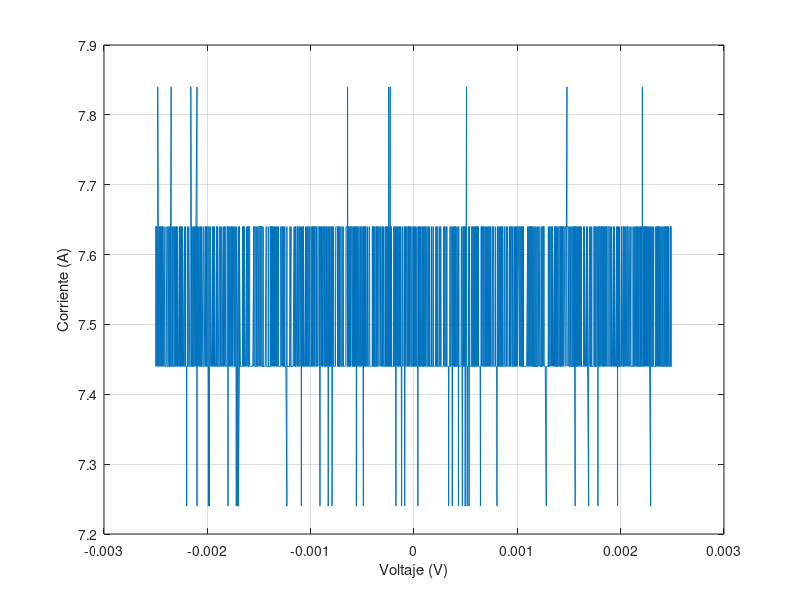

The MATLAB source for this figure:
t=[-2.50E-03
-2.50E-03
-2.50E-03
-2.49E-03
-2.49E-03
-2.49E-03
-2.49E-03
-2.48E-03
-2.48E-03
-2.48E-03
-2.48E-03
-2.47E-03
-2.47E-03
-2.47E-03
-2.47E-03
-2.46E-03
-2.46E-03
-2.46E-03
-2.46E-03
-2.45E-03
-2.45E-03
-2.45E-03
-2.45E-03
-2.44E-03
-2.44E-03
-2.44E-03
-2.44E-03
-2.43E-03
-2.43E-03
-2.43E-03
-2.43E-03
-2.42E-03
-2.42E-03
-2.42E-03
-2.42E-03
-2.41E-03
-2.41E-03
-2.41E-03
-2.41E-03
-2.40E-03
-2.40E-03
-2.40E-03
-2.40E-03
-2.39E-03
-2.39E-03
-2.39E-03
-2.39E-03
-2.38E-03
-2.38E-03
-2.38E-03
-2.38E-03
-2.37E-03
-2.37E-03
-2.37E-03
-2.37E-03
-2.36E-03
-2.36E-03
-2.36E-03
-2.36E-03
-2.35E-03
-2.35E-03
-2.35E-03
-2.35E-03
-2.34E-03
-2.34E-03
-2.34E-03
-2.34E-03
-2.33E-03
-2.33E-03
-2.33E-03
-2.33E-03
-2.32E-03
-2.32E-03
-2.32E-03
-2.32E-03
-2.31E-03
-2.31E-03
-2.31E-03
-2.31E-03
-2.30E-03
-2.30E-03
-2.30E-03
-2.30E-03
-2.29E-03
-2.29E-03
-2.29E-03
-2.29E-03
-2.28E-03
-2.28E-03
-2.28E-03
-2.28E-03
-2.27E-03
-2.27E-03
-2.27E-03
-2.27E-03
-2.26E-03
-2.26E-03
-2.26E-03
-2.26E-03
-2.25E-03
-2.25E-03
-2.25E-03
-2.25E-03
-2.24E-03
-2.24E-03
-2.24E-03
-2.24E-03
-2.23E-03
-2.23E-03
-2.23E-03
-2.23E-03
-2.22E-03
-2.22E-03
-2.22E-03
-2.22E-03
-2.21E-03
-2.21E-03
-2.21E-03
-2.21E-03
-2.20E-03
-2.20E-03
-2.20E-03
-2.20E-03
-2.19E-03
-2.19E-03
-2.19E-03
-2.19E-03
-2.18E-03
-2.18E-03
-2.18E-03
-2.18E-03
-2.17E-03
-2.17E-03
-2.17E-03
-2.17E-03
-2.16E-03
-2.16E-03
-2.16E-03
-2.16E-03
-2.15E-03
-2.15E-03
-2.15E-03
-2.15E-03
-2.14E-03
-2.14E-03
-2.14E-03
-2.14E-03
-2.13E-03
-2.13E-03
-2.13E-03
-2.13E-03
-2.12E-03
-2.12E-03
-2.12E-03
-2.12E-03
-2.11E-03
-2.11E-03
-2.11E-03
-2.11E-03
-2.10E-03
-2.10E-03
-2.10E-03
-2.10E-03
-2.09E-03
-2.09E-03
-2.09E-03
-2.09E-03
-2.08E-03
-2.08E-03
-2.08E-03
-2.08E-03
-2.07E-03
-2.07E-03
-2.07E-03
-2.07E-03
-2.06E-03
-2.06E-03
-2.06E-03
-2.06E-03
-2.05E-03
-2.05E-03
-2.05E-03
-2.05E-03
-2.04E-03
-2.04E-03
-2.04E-03
-2.04E-03
-2.03E-03
-2.03E-03
-2.03E-03
-2.03E-03
-2.02E-03
-2.02E-03
-2.02E-03
-2.02E-03
-2.01E-03
-2.01E-03
-2.01E-03
-2.01E-03
-2.00E-03
-2.00E-03
-2.00E-03
-2.00E-03
-1.99E-03
-1.99E-03
-1.99E-03
-1.99E-03
-1.98E-03
-1.98E-03
-1.98E-03
-1.98E-03
-1.97E-03
-1.97E-03
-1.97E-03
-1.97E-03
-1.96E-03
-1.96E-03
-1.96E-03
-1.96E-03
-1.95E-03
-1.95E-03
-1.95E-03
-1.95E-03
-1.94E-03
-1.94E-03
-1.94E-03
-1.94E-03
-1.93E-03
-1.93E-03
-1.93E-03
-1.93E-03
-1.92E-03
-1.92E-03
-1.92E-03
-1.92E-03
-1.91E-03
-1.91E-03
-1.91E-03
-1.91E-03
-1.90E-03
-1.90E-03
-1.90E-03
-1.90E-03
-1.89E-03
-1.89E-03
-1.89E-03
-1.89E-03
-1.88E-03
-1.88E-03
-1.88E-03
-1.88E-03
-1.87E-03
-1.87E-03
-1.87E-03
-1.87E-03
-1.86E-03
-1.86E-03
-1.86E-03
-1.86E-03
-1.85E-03
-1.85E-03
-1.85E-03
-1.85E-03
-1.84E-03
-1.84E-03
-1.84E-03
-1.84E-03
-1.83E-03
-1.83E-03
-1.83E-03
-1.83E-03
-1.82E-03
-1.82E-03
-1.82E-03
-1.82E-03
-1.81E-03
-1.81E-03
-1.81E-03
-1.81E-03
-1.80E-03
-1.80E-03
-1.80E-03
-1.80E-03
-1.79E-03
-1.79E-03
-1.79E-03
-1.79E-03
-1.78E-03
-1.78E-03
-1.78E-03
-1.78E-03
-1.77E-03
-1.77E-03
-1.77E-03
-1.77E-03
-1.76E-03
-1.76E-03
-1.76E-03
-1.76E-03
-1.75E-03
-1.75E-03
-1.75E-03
-1.75E-03
-1.74E-03
-1.74E-03
-1.74E-03
-1.74E-03
-1.73E-03
-1.73E-03
-1.73E-03
-1.73E-03
-1.72E-03
-1.72E-03
-1.72E-03
-1.72E-03
-1.71E-03
-1.71E-03
-1.71E-03
-1.71E-03
-1.70E-03
-1.70E-03
-1.70E-03
-1.70E-03
-1.69E-03
-1.69E-03
-1.69E-03
-1.69E-03
-1.68E-03
-1.68E-03
-1.68E-03
-1.68E-03
-1.67E-03
-1.67E-03
-1.67E-03
-1.67E-03
-1.66E-03
-1.66E-03
-1.66E-03
-1.66E-03
-1.65E-03
-1.65E-03
-1.65E-03
-1.65E-03
-1.64E-03
-1.64E-03
-1.64E-03
-1.64E-03
-1.63E-03
-1.63E-03
-1.63E-03
-1.63E-03
-1.62E-03
-1.62E-03
-1.62E-03
-1.62E-03
-1.61E-03
-1.61E-03
-1.61E-03
-1.61E-03
-1.60E-03
-1.60E-03
-1.60E-03
-1.60E-03
-1.59E-03
-1.59E-03
-1.59E-03
-1.59E-03
-1.58E-03
-1.58E-03
-1.58E-03
-1.58E-03
-1.57E-03
-1.57E-03
-1.57E-03
-1.57E-03
-1.56E-03
-1.56E-03
-1.56E-03
-1.56E-03
-1.55E-03
-1.55E-03
-1.55E-03
-1.55E-03
-1.54E-03
-1.54E-03
-1.54E-03
-1.54E-03
-1.53E-03
-1.53E-03
-1.53E-03
-1.53E-03
-1.52E-03
-1.52E-03
-1.52E-03
-1.52E-03
-1.51E-03
-1.51E-03
-1.51E-03
-1.51E-03
-1.50E-03
-1.50E-03
-1.50E-03
-1.50E-03
-1.49E-03
-1.49E-03
-1.49E-03
-1.49E-03
-1.48E-03
-1.48E-03
-1.48E-03
-1.48E-03
-1.47E-03
-1.47E-03
-1.47E-03
-1.47E-03
-1.46E-03
-1.46E-03
-1.46E-03
-1.46E-03
-1.45E-03
-1.45E-03
-1.45E-03
-1.45E-03
-1.44E-03
-1.44E-03
-1.44E-03
-1.44E-03
-1.43E-03
-1.43E-03
-1.43E-03
-1.43E-03
-1.42E-03
-1.42E-03
-1.42E-03
-1.42E-03
-1.41E-03
-1.41E-03
-1.41E-03
-1.41E-03
-1.40E-03
-1.40E-03
-1.40E-03
-1.40E-03
-1.39E-03
-1.39E-03
-1.39E-03
-1.39E-03
-1.38E-03
-1.38E-03
-1.38E-03
-1.38E-03
-1.37E-03
-1.37E-03
-1.37E-03
-1.37E-03
-1.36E-03
-1.36E-03
-1.36E-03
-1.36E-03
-1.35E-03
-1.35E-03
-1.35E-03
-1.35E-03
-1.34E-03
-1.34E-03
-1.34E-03
-1.34E-03
-1.33E-03
-1.33E-03
-1.33E-03
-1.33E-03
-1.32E-03
-1.32E-03
-1.32E-03
-1.32E-03
-1.31E-03
-1.31E-03
-1.31E-03
-1.31E-03
-1.30E-03
-1.30E-03
-1.30E-03
-1.30E-03
-1.29E-03
-1.29E-03
-1.29E-03
-1.29E-03
-1.28E-03
-1.28E-03
-1.28E-03
-1.28E-03
-1.27E-03
-1.27E-03
-1.27E-03
-1.27E-03
-1.26E-03
-1.26E-03
-1.26E-03
-1.26E-03
-1.25E-03
-1.25E-03
-1.25E-03
-1.25E-03
-1.24E-03
-1.24E-03
-1.24E-03
-1.24E-03
-1.23E-03
-1.23E-03
-1.23E-03
-1.23E-03
-1.22E-03
-1.22E-03
-1.22E-03
-1.22E-03
-1.21E-03
-1.21E-03
-1.21E-03
-1.21E-03
-1.20E-03
-1.20E-03
-1.20E-03
-1.20E-03
-1.19E-03
-1.19E-03
-1.19E-03
-1.19E-03
-1.18E-03
-1.18E-03
-1.18E-03
-1.18E-03
-1.17E-03
-1.17E-03
-1.17E-03
-1.17E-03
-1.16E-03
-1.16E-03
-1.16E-03
-1.16E-03
-1.15E-03
-1.15E-03
-1.15E-03
-1.15E-03
-1.14E-03
-1.14E-03
-1.14E-03
-1.14E-03
-1.13E-03
-1.13E-03
-1.13E-03
-1.13E-03
-1.12E-03
-1.12E-03
-1.12E-03
-1.12E-03
-1.11E-03
-1.11E-03
-1.11E-03
-1.11E-03
-1.10E-03
-1.10E-03
-1.10E-03
-1.10E-03
-1.09E-03
-1.09E-03
-1.09E-03
-1.09E-03
-1.08E-03
-1.08E-03
-1.08E-03
-1.08E-03
-1.07E-03
-1.07E-03
-1.07E-03
-1.07E-03
-1.06E-03
-1.06E-03
-1.06E-03
-1.06E-03
-1.05E-03
-1.05E-03
-1.05E-03
-1.05E-03
-1.04E-03
-1.04E-03
-1.04E-03
-1.04E-03
-1.03E-03
-1.03E-03
-1.03E-03
-1.03E-03
-1.02E-03
-1.02E-03
-1.02E-03
-1.02E-03
-1.01E-03
-1.01E-03
-1.01E-03
-1.01E-03
-1.00E-03
-1.00E-03
-9.98E-04
-9.95E-04
-9.93E-04
-9.90E-04
-9.88E-04
-9.85E-04
-9.83E-04
-9.80E-04
-9.78E-04
-9.75E-04
-9.73E-04
-9.70E-04
-9.68E-04
-9.65E-04
-9.63E-04
-9.60E-04
-9.58E-04
-9.55E-04
-9.53E-04
-9.50E-04
-9.48E-04
-9.45E-04
-9.43E-04
-9.40E-04
-9.38E-04
-9.35E-04
-9.33E-04
-9.30E-04
-9.28E-04
-9.25E-04
-9.23E-04
-9.20E-04
-9.18E-04
-9.15E-04
-9.13E-04
-9.10E-04
-9.08E-04
-9.05E-04
-9.03E-04
-9.00E-04
-8.98E-04
-8.95E-04
-8.93E-04
-8.90E-04
-8.88E-04
-8.85E-04
-8.83E-04
-8.80E-04
-8.78E-04
-8.75E-04
-8.73E-04
-8.70E-04
-8.68E-04
-8.65E-04
-8.63E-04
-8.60E-04
-8.58E-04
-8.55E-04
-8.53E-04
-8.50E-04
-8.48E-04
-8.45E-04
-8.43E-04
-8.40E-04
-8.38E-04
-8.35E-04
-8.33E-04
-8.30E-04
-8.28E-04
-8.25E-04
-8.23E-04
-8.20E-04
-8.18E-04
-8.15E-04
-8.13E-04
-8.10E-04
-8.08E-04
-8.05E-04
-8.03E-04
-8.00E-04
-7.98E-04
-7.95E-04
-7.93E-04
-7.90E-04
-7.88E-04
-7.85E-04
-7.83E-04
-7.80E-04
-7.78E-04
-7.75E-04
-7.73E-04
-7.70E-04
-7.68E-04
-7.65E-04
-7.63E-04
-7.60E-04
-7.58E-04
-7.55E-04
-7.53E-04
-7.50E-04
-7.48E-04
-7.45E-04
-7.43E-04
-7.40E-04
-7.38E-04
-7.35E-04
-7.33E-04
-7.30E-04
-7.28E-04
-7.25E-04
-7.23E-04
-7.20E-04
-7.18E-04
-7.15E-04
-7.13E-04
-7.10E-04
-7.08E-04
-7.05E-04
-7.03E-04
-7.00E-04
-6.98E-04
-6.95E-04
-6.93E-04
-6.90E-04
-6.88E-04
-6.85E-04
-6.83E-04
-6.80E-04
-6.78E-04
-6.75E-04
-6.73E-04
-6.70E-04
-6.68E-04
-6.65E-04
-6.63E-04
-6.60E-04
-6.58E-04
-6.55E-04
-6.53E-04
-6.50E-04
-6.48E-04
-6.45E-04
-6.43E-04
-6.40E-04
-6.38E-04
-6.35E-04
-6.33E-04
-6.30E-04
-6.28E-04
-6.25E-04
-6.23E-04
-6.20E-04
-6.18E-04
-6.15E-04
-6.13E-04
-6.10E-04
-6.08E-04
-6.05E-04
-6.03E-04
-6.00E-04
-5.98E-04
-5.95E-04
-5.93E-04
-5.90E-04
-5.88E-04
-5.85E-04
-5.83E-04
-5.80E-04
-5.78E-04
-5.75E-04
-5.73E-04
-5.70E-04
-5.68E-04
-5.65E-04
-5.63E-04
-5.60E-04
-5.58E-04
-5.55E-04
-5.53E-04
-5.50E-04
-5.48E-04
-5.45E-04
-5.43E-04
-5.40E-04
-5.38E-04
-5.35E-04
-5.33E-04
-5.30E-04
-5.28E-04
-5.25E-04
-5.23E-04
-5.20E-04
-5.18E-04
-5.15E-04
-5.13E-04
-5.10E-04
-5.08E-04
-5.05E-04
-5.03E-04
-5.00E-04
-4.98E-04
-4.95E-04
-4.93E-04
-4.90E-04
-4.88E-04
-4.85E-04
-4.83E-04
-4.80E-04
-4.78E-04
-4.75E-04
-4.73E-04
-4.70E-04
-4.68E-04
-4.65E-04
-4.63E-04
-4.60E-04
-4.58E-04
-4.55E-04
-4.53E-04
-4.50E-04
-4.48E-04
-4.45E-04
-4.43E-04
-4.40E-04
-4.38E-04
-4.35E-04
-4.33E-04
-4.30E-04
-4.28E-04
-4.25E-04
-4.23E-04
-4.20E-04
-4.18E-04
-4.15E-04
-4.13E-04
-4.10E-04
-4.08E-04
-4.05E-04
-4.03E-04
-4.00E-04
-3.98E-04
-3.95E-04
-3.93E-04
-3.90E-04
-3.88E-04
-3.85E-04
-3.83E-04
-3.80E-04
-3.78E-04
-3.75E-04
-3.73E-04
-3.70E-04
-3.68E-04
-3.65E-04
-3.63E-04
-3.60E-04
-3.58E-04
-3.55E-04
-3.53E-04
-3.50E-04
-3.48E-04
-3.45E-04
-3.43E-04
-3.40E-04
-3.38E-04
-3.35E-04
-3.33E-04
-3.30E-04
-3.28E-04
-3.25E-04
-3.23E-04
-3.20E-04
-3.18E-04
-3.15E-04
-3.13E-04
-3.10E-04
-3.08E-04
-3.05E-04
-3.03E-04
-3.00E-04
-2.98E-04
-2.95E-04
-2.93E-04
-2.90E-04
-2.88E-04
-2.85E-04
-2.83E-04
-2.80E-04
-2.78E-04
-2.75E-04
-2.73E-04
-2.70E-04
-2.68E-04
-2.65E-04
-2.63E-04
-2.60E-04
-2.58E-04
-2.55E-04
-2.53E-04
-2.50E-04
-2.48E-04
-2.45E-04
-2.43E-04
-2.40E-04
-2.38E-04
-2.35E-04
-2.33E-04
-2.30E-04
-2.28E-04
-2.25E-04
-2.23E-04
-2.20E-04
-2.18E-04
-2.15E-04
-2.13E-04
-2.10E-04
-2.08E-04
-2.05E-04
-2.03E-04
-2.00E-04
-1.98E-04
-1.95E-04
-1.93E-04
-1.90E-04
-1.88E-04
-1.85E-04
-1.83E-04
-1.80E-04
-1.78E-04
-1.75E-04
-1.73E-04
-1.70E-04
-1.68E-04
-1.65E-04
-1.63E-04
-1.60E-04
-1.58E-04
-1.55E-04
-1.53E-04
-1.50E-04
-1.48E-04
-1.45E-04
-1.43E-04
-1.40E-04
-1.38E-04
-1.35E-04
-1.33E-04
-1.30E-04
-1.28E-04
-1.25E-04
-1.23E-04
-1.20E-04
-1.18E-04
-1.15E-04
-1.13E-04
-1.10E-04
-1.08E-04
-1.05E-04
-1.03E-04
-1.00E-04
-9.75E-05
-9.50E-05
-9.25E-05
-9.00E-05
-8.75E-05
-8.50E-05
-8.25E-05
-8.00E-05
-7.75E-05
-7.50E-05
-7.25E-05
-7.00E-05
-6.75E-05
-6.50E-05
-6.25E-05
-6.00E-05
-5.75E-05
-5.50E-05
-5.25E-05
-5.00E-05
-4.75E-05
-4.50E-05
-4.25E-05
-4.00E-05
-3.75E-05
-3.50E-05
-3.25E-05
-3.00E-05
-2.75E-05
-2.50E-05
-2.25E-05
-2.00E-05
-1.75E-05
-1.50E-05
-1.25E-05
-1.00E-05
-7.50E-06
-5.00E-06
-2.50E-06
0.00E+00
2.50E-06
5.00E-06
7.50E-06
1.00E-05
1.25E-05
1.50E-05
1.75E-05
2.00E-05
2.25E-05
2.50E-05
2.75E-05
3.00E-05
3.25E-05
3.50E-05
3.75E-05
4.00E-05
4.25E-05
4.50E-05
4.75E-05
5.00E-05
5.25E-05
5.50E-05
5.75E-05
6.00E-05
6.25E-05
6.50E-05
6.75E-05
7.00E-05
7.25E-05
7.50E-05
7.75E-05
8.00E-05
8.25E-05
8.50E-05
8.75E-05
9.00E-05
9.25E-05
9.50E-05
9.75E-05
1.00E-04
1.03E-04
1.05E-04
1.08E-04
1.10E-04
1.13E-04
1.15E-04
1.18E-04
1.20E-04
1.23E-04
1.25E-04
1.28E-04
1.30E-04
1.33E-04
1.35E-04
1.38E-04
1.40E-04
1.43E-04
1.45E-04
1.48E-04
1.50E-04
1.53E-04
1.55E-04
1.58E-04
1.60E-04
1.63E-04
1.65E-04
1.68E-04
1.70E-04
1.73E-04
1.75E-04
1.78E-04
1.80E-04
1.83E-04
1.85E-04
1.88E-04
1.90E-04
1.93E-04
1.95E-04
1.98E-04
2.00E-04
2.03E-04
2.05E-04
2.08E-04
2.10E-04
2.13E-04
2.15E-04
2.18E-04
2.20E-04
2.23E-04
2.25E-04
2.28E-04
2.30E-04
2.33E-04
2.35E-04
2.38E-04
2.40E-04
2.43E-04
2.45E-04
2.48E-04
2.50E-04
2.53E-04
2.55E-04
2.58E-04
2.60E-04
2.63E-04
2.65E-04
2.68E-04
2.70E-04
2.73E-04
2.75E-04
2.78E-04
2.80E-04
2.83E-04
2.85E-04
2.88E-04
2.90E-04
2.93E-04
2.95E-04
2.98E-04
3.00E-04
3.03E-04
3.05E-04
3.08E-04
3.10E-04
3.13E-04
3.15E-04
3.18E-04
3.20E-04
3.23E-04
3.25E-04
3.28E-04
3.30E-04
3.33E-04
3.35E-04
3.38E-04
3.40E-04
3.43E-04
3.45E-04
3.48E-04
3.50E-04
3.53E-04
3.55E-04
3.58E-04
3.60E-04
3.63E-04
3.65E-04
3.68E-04
3.70E-04
3.73E-04
3.75E-04
3.78E-04
3.80E-04
3.83E-04
3.85E-04
3.88E-04
3.90E-04
3.93E-04
3.95E-04
3.98E-04
4.00E-04
4.03E-04
4.05E-04
4.08E-04
4.10E-04
4.13E-04
4.15E-04
4.18E-04
4.20E-04
4.23E-04
4.25E-04
4.28E-04
4.30E-04
4.33E-04
4.35E-04
4.38E-04
4.40E-04
4.43E-04
4.45E-04
4.48E-04
4.50E-04
4.53E-04
4.55E-04
4.58E-04
4.60E-04
4.63E-04
4.65E-04
4.68E-04
4.70E-04
4.73E-04
4.75E-04
4.78E-04
4.80E-04
4.83E-04
4.85E-04
4.88E-04
4.90E-04
4.93E-04
4.95E-04
4.98E-04
5.00E-04
5.03E-04
5.05E-04
5.08E-04
5.10E-04
5.13E-04
5.15E-04
5.18E-04
5.20E-04
5.23E-04
5.25E-04
5.28E-04
5.30E-04
5.33E-04
5.35E-04
5.38E-04
5.40E-04
5.43E-04
5.45E-04
5.48E-04
5.50E-04
5.53E-04
5.55E-04
5.58E-04
5.60E-04
5.63E-04
5.65E-04
5.68E-04
5.70E-04
5.73E-04
5.75E-04
5.78E-04
5.80E-04
5.83E-04
5.85E-04
5.88E-04
5.90E-04
5.93E-04
5.95E-04
5.98E-04
6.00E-04
6.03E-04
6.05E-04
6.08E-04
6.10E-04
6.13E-04
6.15E-04
6.18E-04
6.20E-04
6.23E-04
6.25E-04
6.28E-04
6.30E-04
6.33E-04
6.35E-04
6.38E-04
6.40E-04
6.43E-04
6.45E-04
6.48E-04
6.50E-04
6.53E-04
6.55E-04
6.58E-04
6.60E-04
6.63E-04
6.65E-04
6.68E-04
6.70E-04
6.73E-04
6.75E-04
6.78E-04
6.80E-04
6.83E-04
6.85E-04
6.88E-04
6.90E-04
6.93E-04
6.95E-04
6.98E-04
7.00E-04
7.03E-04
7.05E-04
7.08E-04
7.10E-04
7.13E-04
7.15E-04
7.18E-04
7.20E-04
7.23E-04
7.25E-04
7.28E-04
7.30E-04
7.33E-04
7.35E-04
7.38E-04
7.40E-04
7.43E-04
7.45E-04
7.48E-04
7.50E-04
7.53E-04
7.55E-04
7.58E-04
7.60E-04
7.63E-04
7.65E-04
7.68E-04
7.70E-04
7.73E-04
7.75E-04
7.78E-04
7.80E-04
7.83E-04
7.85E-04
7.88E-04
7.90E-04
7.93E-04
7.95E-04
7.98E-04
8.00E-04
8.03E-04
8.05E-04
8.08E-04
8.10E-04
8.13E-04
8.15E-04
8.18E-04
8.20E-04
8.23E-04
8.25E-04
8.28E-04
8.30E-04
8.33E-04
8.35E-04
8.38E-04
8.40E-04
8.43E-04
8.45E-04
8.48E-04
8.50E-04
8.53E-04
8.55E-04
8.58E-04
8.60E-04
8.63E-04
8.65E-04
8.68E-04
8.70E-04
8.73E-04
8.75E-04
8.78E-04
8.80E-04
8.83E-04
8.85E-04
8.88E-04
8.90E-04
8.93E-04
8.95E-04
8.98E-04
9.00E-04
9.03E-04
9.05E-04
9.08E-04
9.10E-04
9.13E-04
9.15E-04
9.18E-04
9.20E-04
9.23E-04
9.25E-04
9.28E-04
9.30E-04
9.33E-04
9.35E-04
9.38E-04
9.40E-04
9.43E-04
9.45E-04
9.48E-04
9.50E-04
9.53E-04
9.55E-04
9.58E-04
9.60E-04
9.63E-04
9.65E-04
9.68E-04
9.70E-04
9.73E-04
9.75E-04
9.78E-04
9.80E-04
9.83E-04
9.85E-04
9.88E-04
9.90E-04
9.93E-04
9.95E-04
9.98E-04
1.00E-03
1.00E-03
1.01E-03
1.01E-03
1.01E-03
1.01E-03
1.02E-03
1.02E-03
1.02E-03
1.02E-03
1.03E-03
1.03E-03
1.03E-03
1.03E-03
1.04E-03
1.04E-03
1.04E-03
1.04E-03
1.05E-03
1.05E-03
1.05E-03
1.05E-03
1.06E-03
1.06E-03
1.06E-03
1.06E-03
1.07E-03
1.07E-03
1.07E-03
1.07E-03
1.08E-03
1.08E-03
1.08E-03
1.08E-03
1.09E-03
1.09E-03
1.09E-03
1.09E-03
1.10E-03
1.10E-03
1.10E-03
1.10E-03
1.11E-03
1.11E-03
1.11E-03
1.11E-03
1.12E-03
1.12E-03
1.12E-03
1.12E-03
1.13E-03
1.13E-03
1.13E-03
1.13E-03
1.14E-03
1.14E-03
1.14E-03
1.14E-03
1.15E-03
1.15E-03
1.15E-03
1.15E-03
1.16E-03
1.16E-03
1.16E-03
1.16E-03
1.17E-03
1.17E-03
1.17E-03
1.17E-03
1.18E-03
1.18E-03
1.18E-03
1.18E-03
1.19E-03
1.19E-03
1.19E-03
1.19E-03
1.20E-03
1.20E-03
1.20E-03
1.20E-03
1.21E-03
1.21E-03
1.21E-03
1.21E-03
1.22E-03
1.22E-03
1.22E-03
1.22E-03
1.23E-03
1.23E-03
1.23E-03
1.23E-03
1.24E-03
1.24E-03
1.24E-03
1.24E-03
1.25E-03
1.25E-03
1.25E-03
1.25E-03
1.26E-03
1.26E-03
1.26E-03
1.26E-03
1.27E-03
1.27E-03
1.27E-03
1.27E-03
1.28E-03
1.28E-03
1.28E-03
1.28E-03
1.29E-03
1.29E-03
1.29E-03
1.29E-03
1.30E-03
1.30E-03
1.30E-03
1.30E-03
1.31E-03
1.31E-03
1.31E-03
1.31E-03
1.32E-03
1.32E-03
1.32E-03
1.32E-03
1.33E-03
1.33E-03
1.33E-03
1.33E-03
1.34E-03
1.34E-03
1.34E-03
1.34E-03
1.35E-03
1.35E-03
1.35E-03
1.35E-03
1.36E-03
1.36E-03
1.36E-03
1.36E-03
1.37E-03
1.37E-03
1.37E-03
1.37E-03
1.38E-03
1.38E-03
1.38E-03
1.38E-03
1.39E-03
1.39E-03
1.39E-03
1.39E-03
1.40E-03
1.40E-03
1.40E-03
1.40E-03
1.41E-03
1.41E-03
1.41E-03
1.41E-03
1.42E-03
1.42E-03
1.42E-03
1.42E-03
1.43E-03
1.43E-03
1.43E-03
1.43E-03
1.44E-03
1.44E-03
1.44E-03
1.44E-03
1.45E-03
1.45E-03
1.45E-03
1.45E-03
1.46E-03
1.46E-03
1.46E-03
1.46E-03
1.47E-03
1.47E-03
1.47E-03
1.47E-03
1.48E-03
1.48E-03
1.48E-03
1.48E-03
1.49E-03
1.49E-03
1.49E-03
1.49E-03
1.50E-03
1.50E-03
1.50E-03
1.50E-03
1.51E-03
1.51E-03
1.51E-03
1.51E-03
1.52E-03
1.52E-03
1.52E-03
1.52E-03
1.53E-03
1.53E-03
1.53E-03
1.53E-03
1.54E-03
1.54E-03
1.54E-03
1.54E-03
1.55E-03
1.55E-03
1.55E-03
1.55E-03
1.56E-03
1.56E-03
1.56E-03
1.56E-03
1.57E-03
1.57E-03
1.57E-03
1.57E-03
1.58E-03
1.58E-03
1.58E-03
1.58E-03
1.59E-03
1.59E-03
1.59E-03
1.59E-03
1.60E-03
1.60E-03
1.60E-03
1.60E-03
1.61E-03
1.61E-03
1.61E-03
1.61E-03
1.62E-03
1.62E-03
1.62E-03
1.62E-03
1.63E-03
1.63E-03
1.63E-03
1.63E-03
1.64E-03
1.64E-03
1.64E-03
1.64E-03
1.65E-03
1.65E-03
1.65E-03
1.65E-03
1.66E-03
1.66E-03
1.66E-03
1.66E-03
1.67E-03
1.67E-03
1.67E-03
1.67E-03
1.68E-03
1.68E-03
1.68E-03
1.68E-03
1.69E-03
1.69E-03
1.69E-03
1.69E-03
1.70E-03
1.70E-03
1.70E-03
1.70E-03
1.71E-03
1.71E-03
1.71E-03
1.71E-03
1.72E-03
1.72E-03
1.72E-03
1.72E-03
1.73E-03
1.73E-03
1.73E-03
1.73E-03
1.74E-03
1.74E-03
1.74E-03
1.74E-03
1.75E-03
1.75E-03
1.75E-03
1.75E-03
1.76E-03
1.76E-03
1.76E-03
1.76E-03
1.77E-03
1.77E-03
1.77E-03
1.77E-03
1.78E-03
1.78E-03
1.78E-03
1.78E-03
1.79E-03
1.79E-03
1.79E-03
1.79E-03
1.80E-03
1.80E-03
1.80E-03
1.80E-03
1.81E-03
1.81E-03
1.81E-03
1.81E-03
1.82E-03
1.82E-03
1.82E-03
1.82E-03
1.83E-03
1.83E-03
1.83E-03
1.83E-03
1.84E-03
1.84E-03
1.84E-03
1.84E-03
1.85E-03
1.85E-03
1.85E-03
1.85E-03
1.86E-03
1.86E-03
1.86E-03
1.86E-03
1.87E-03
1.87E-03
1.87E-03
1.87E-03
1.88E-03
1.88E-03
1.88E-03
1.88E-03
1.89E-03
1.89E-03
1.89E-03
1.89E-03
1.90E-03
1.90E-03
1.90E-03
1.90E-03
1.91E-03
1.91E-03
1.91E-03
1.91E-03
1.92E-03
1.92E-03
1.92E-03
1.92E-03
1.93E-03
1.93E-03
1.93E-03
1.93E-03
1.94E-03
1.94E-03
1.94E-03
1.94E-03
1.95E-03
1.95E-03
1.95E-03
1.95E-03
1.96E-03
1.96E-03
1.96E-03
1.96E-03
1.97E-03
1.97E-03
1.97E-03
1.97E-03
1.98E-03
1.98E-03
1.98E-03
1.98E-03
1.99E-03
1.99E-03
1.99E-03
1.99E-03
2.00E-03
2.00E-03
2.00E-03
2.00E-03
2.01E-03
2.01E-03
2.01E-03
2.01E-03
2.02E-03
2.02E-03
2.02E-03
2.02E-03
2.03E-03
2.03E-03
2.03E-03
2.03E-03
2.04E-03
2.04E-03
2.04E-03
2.04E-03
2.05E-03
2.05E-03
2.05E-03
2.05E-03
2.06E-03
2.06E-03
2.06E-03
2.06E-03
2.07E-03
2.07E-03
2.07E-03
2.07E-03
2.08E-03
2.08E-03
2.08E-03
2.08E-03
2.09E-03
2.09E-03
2.09E-03
2.09E-03
2.10E-03
2.10E-03
2.10E-03
2.10E-03
2.11E-03
2.11E-03
2.11E-03
2.11E-03
2.12E-03
2.12E-03
2.12E-03
2.12E-03
2.13E-03
2.13E-03
2.13E-03
2.13E-03
2.14E-03
2.14E-03
2.14E-03
2.14E-03
2.15E-03
2.15E-03
2.15E-03
2.15E-03
2.16E-03
2.16E-03
2.16E-03
2.16E-03
2.17E-03
2.17E-03
2.17E-03
2.17E-03
2.18E-03
2.18E-03
2.18E-03
2.18E-03
2.19E-03
2.19E-03
2.19E-03
2.19E-03
2.20E-03
2.20E-03
2.20E-03
2.20E-03
2.21E-03
2.21E-03
2.21E-03
2.21E-03
2.22E-03
2.22E-03
2.22E-03
2.22E-03
2.23E-03
2.23E-03
2.23E-03
2.23E-03
2.24E-03
2.24E-03
2.24E-03
2.24E-03
2.25E-03
2.25E-03
2.25E-03
2.25E-03
2.26E-03
2.26E-03
2.26E-03
2.26E-03
2.27E-03
2.27E-03
2.27E-03
2.27E-03
2.28E-03
2.28E-03
2.28E-03
2.28E-03
2.29E-03
2.29E-03
2.29E-03
2.29E-03
2.30E-03
2.30E-03
2.30E-03
2.30E-03
2.31E-03
2.31E-03
2.31E-03
2.31E-03
2.32E-03
2.32E-03
2.32E-03
2.32E-03
2.33E-03
2.33E-03
2.33E-03
2.33E-03
2.34E-03
2.34E-03
2.34E-03
2.34E-03
2.35E-03
2.35E-03
2.35E-03
2.35E-03
2.36E-03
2.36E-03
2.36E-03
2.36E-03
2.37E-03
2.37E-03
2.37E-03
2.37E-03
2.38E-03
2.38E-03
2.38E-03
2.38E-03
2.39E-03
2.39E-03
2.39E-03
2.39E-03
2.40E-03
2.40E-03
2.40E-03
2.40E-03
2.41E-03
2.41E-03
2.41E-03
2.41E-03
2.42E-03
2.42E-03
2.42E-03
2.42E-03
2.43E-03
2.43E-03
2.43E-03
2.43E-03
2.44E-03
2.44E-03
2.44E-03
2.44E-03
2.45E-03
2.45E-03
2.45E-03
2.45E-03
2.46E-03
2.46E-03
2.46E-03
2.46E-03
2.47E-03
2.47E-03
2.47E-03
2.47E-03
2.48E-03
2.48E-03
2.48E-03
2.48E-03
2.49E-03
2.49E-03
2.49E-03
2.49E-03
2.50E-03
2.50E-03];
x=[7.44E+00
7.44E+00
7.64E+00
7.64E+00
7.44E+00
7.64E+00
7.64E+00
7.64E+00
7.44E+00
7.44E+00
7.84E+00
7.44E+00
7.44E+00
7.44E+00
7.44E+00
7.64E+00
7.44E+00
7.64E+00
7.64E+00
7.44E+00
7.44E+00
7.44E+00
7.64E+00
7.44E+00
7.64E+00
7.44E+00
7.64E+00
7.64E+00
7.44E+00
7.64E+00
7.64E+00
7.44E+00
7.44E+00
7.44E+00
7.44E+00
7.64E+00
7.44E+00
7.44E+00
7.44E+00
7.44E+00
7.44E+00
7.44E+00
7.44E+00
7.64E+00
7.64E+00
7.44E+00
7.44E+00
7.44E+00
7.44E+00
7.44E+00
7.64E+00
7.44E+00
7.44E+00
7.64E+00
7.44E+00
7.44E+00
7.44E+00
7.64E+00
7.44E+00
7.84E+00
7.44E+00
7.44E+00
7.44E+00
7.44E+00
7.64E+00
7.44E+00
7.44E+00
7.64E+00
7.64E+00
7.44E+00
7.44E+00
7.44E+00
7.44E+00
7.44E+00
7.64E+00
7.44E+00
7.64E+00
7.64E+00
7.44E+00
7.64E+00
7.64E+00
7.44E+00
7.64E+00
7.44E+00
7.64E+00
7.64E+00
7.44E+00
7.44E+00
7.44E+00
7.44E+00
7.44E+00
7.64E+00
7.44E+00
7.44E+00
7.64E+00
7.44E+00
7.44E+00
7.64E+00
7.44E+00
7.44E+00
7.64E+00
7.64E+00
7.64E+00
7.44E+00
7.44E+00
7.64E+00
7.64E+00
7.44E+00
7.44E+00
7.44E+00
7.44E+00
7.64E+00
7.64E+00
7.44E+00
7.44E+00
7.44E+00
7.64E+00
7.44E+00
7.44E+00
7.44E+00
7.24E+00
7.44E+00
7.44E+00
7.44E+00
7.44E+00
7.64E+00
7.44E+00
7.44E+00
7.44E+00
7.44E+00
7.64E+00
7.44E+00
7.44E+00
7.44E+00
7.44E+00
7.44E+00
7.44E+00
7.44E+00
7.84E+00
7.44E+00
7.64E+00
7.64E+00
7.44E+00
7.44E+00
7.64E+00
7.64E+00
7.44E+00
7.64E+00
7.44E+00
7.44E+00
7.44E+00
7.64E+00
7.64E+00
7.44E+00
7.64E+00
7.44E+00
7.64E+00
7.44E+00
7.64E+00
7.84E+00
7.44E+00
7.24E+00
7.64E+00
7.44E+00
7.64E+00
7.44E+00
7.64E+00
7.44E+00
7.44E+00
7.44E+00
7.44E+00
7.64E+00
7.44E+00
7.64E+00
7.44E+00
7.64E+00
7.44E+00
7.64E+00
7.44E+00
7.44E+00
7.44E+00
7.44E+00
7.44E+00
7.64E+00
7.64E+00
7.44E+00
7.44E+00
7.44E+00
7.44E+00
7.44E+00
7.44E+00
7.64E+00
7.44E+00
7.44E+00
7.64E+00
7.64E+00
7.44E+00
7.64E+00
7.44E+00
7.44E+00
7.44E+00
7.64E+00
7.64E+00
7.64E+00
7.24E+00
7.44E+00
7.44E+00
7.24E+00
7.44E+00
7.44E+00
7.64E+00
7.64E+00
7.44E+00
7.44E+00
7.44E+00
7.44E+00
7.44E+00
7.44E+00
7.44E+00
7.64E+00
7.44E+00
7.44E+00
7.64E+00
7.44E+00
7.64E+00
7.64E+00
7.64E+00
7.44E+00
7.64E+00
7.64E+00
7.44E+00
7.44E+00
7.44E+00
7.44E+00
7.44E+00
7.64E+00
7.44E+00
7.64E+00
7.44E+00
7.44E+00
7.44E+00
7.64E+00
7.64E+00
7.44E+00
7.44E+00
7.44E+00
7.44E+00
7.44E+00
7.64E+00
7.64E+00
7.64E+00
7.44E+00
7.64E+00
7.44E+00
7.44E+00
7.44E+00
7.44E+00
7.64E+00
7.64E+00
7.44E+00
7.44E+00
7.44E+00
7.44E+00
7.64E+00
7.44E+00
7.64E+00
7.44E+00
7.64E+00
7.44E+00
7.64E+00
7.64E+00
7.44E+00
7.44E+00
7.44E+00
7.44E+00
7.44E+00
7.44E+00
7.44E+00
7.64E+00
7.64E+00
7.24E+00
7.64E+00
7.64E+00
7.44E+00
7.64E+00
7.44E+00
7.44E+00
7.64E+00
7.44E+00
7.44E+00
7.44E+00
7.64E+00
7.44E+00
7.44E+00
7.44E+00
7.64E+00
7.44E+00
7.64E+00
7.44E+00
7.64E+00
7.64E+00
7.64E+00
7.64E+00
7.44E+00
7.64E+00
7.44E+00
7.44E+00
7.44E+00
7.64E+00
7.44E+00
7.44E+00
7.44E+00
7.44E+00
7.24E+00
7.64E+00
7.44E+00
7.44E+00
7.24E+00
7.44E+00
7.64E+00
7.44E+00
7.44E+00
7.24E+00
7.44E+00
7.64E+00
7.44E+00
7.64E+00
7.44E+00
7.44E+00
7.44E+00
7.44E+00
7.44E+00
7.44E+00
7.44E+00
7.44E+00
7.44E+00
7.44E+00
7.44E+00
7.64E+00
7.44E+00
7.64E+00
7.44E+00
7.64E+00
7.64E+00
7.64E+00
7.64E+00
7.44E+00
7.44E+00
7.44E+00
7.44E+00
7.44E+00
7.64E+00
7.44E+00
7.44E+00
7.44E+00
7.64E+00
7.64E+00
7.64E+00
7.44E+00
7.44E+00
7.64E+00
7.44E+00
7.64E+00
7.64E+00
7.64E+00
7.44E+00
7.44E+00
7.44E+00
7.44E+00
7.44E+00
7.44E+00
7.44E+00
7.44E+00
7.44E+00
7.44E+00
7.44E+00
7.44E+00
7.44E+00
7.44E+00
7.64E+00
7.44E+00
7.44E+00
7.64E+00
7.64E+00
7.44E+00
7.44E+00
7.44E+00
7.44E+00
7.44E+00
7.44E+00
7.64E+00
7.44E+00
7.44E+00
7.64E+00
7.44E+00
7.44E+00
7.44E+00
7.44E+00
7.64E+00
7.44E+00
7.44E+00
7.64E+00
7.64E+00
7.64E+00
7.44E+00
7.64E+00
7.64E+00
7.64E+00
7.64E+00
7.44E+00
7.64E+00
7.64E+00
7.64E+00
7.64E+00
7.44E+00
7.44E+00
7.64E+00
7.44E+00
7.44E+00
7.44E+00
7.44E+00
7.44E+00
7.44E+00
7.44E+00
7.44E+00
7.44E+00
7.44E+00
7.64E+00
7.64E+00
7.64E+00
7.44E+00
7.44E+00
7.44E+00
7.44E+00
7.44E+00
7.44E+00
7.44E+00
7.64E+00
7.44E+00
7.44E+00
7.44E+00
7.44E+00
7.44E+00
7.44E+00
7.64E+00
7.44E+00
7.64E+00
7.64E+00
7.44E+00
7.64E+00
7.64E+00
7.64E+00
7.64E+00
7.44E+00
7.64E+00
7.44E+00
7.44E+00
7.44E+00
7.64E+00
7.44E+00
7.44E+00
7.64E+00
7.64E+00
7.64E+00
7.44E+00
7.44E+00
7.44E+00
7.64E+00
7.64E+00
7.44E+00
7.44E+00
7.64E+00
7.44E+00
7.44E+00
7.44E+00
7.64E+00
7.44E+00
7.44E+00
7.44E+00
7.44E+00
7.44E+00
7.44E+00
7.44E+00
7.44E+00
7.44E+00
7.44E+00
7.64E+00
7.44E+00
7.44E+00
7.44E+00
7.64E+00
7.64E+00
7.44E+00
7.44E+00
7.64E+00
7.44E+00
7.64E+00
7.64E+00
7.44E+00
7.44E+00
7.64E+00
7.64E+00
7.44E+00
7.44E+00
7.44E+00
7.44E+00
7.44E+00
7.24E+00
7.64E+00
7.44E+00
7.44E+00
7.44E+00
7.44E+00
7.44E+00
7.44E+00
7.44E+00
7.44E+00
7.44E+00
7.44E+00
7.44E+00
7.44E+00
7.64E+00
7.44E+00
7.64E+00
7.44E+00
7.44E+00
7.44E+00
7.44E+00
7.44E+00
7.44E+00
7.44E+00
7.44E+00
7.44E+00
7.44E+00
7.44E+00
7.64E+00
7.44E+00
7.44E+00
7.44E+00
7.64E+00
7.44E+00
7.64E+00
7.44E+00
7.44E+00
7.44E+00
7.44E+00
7.44E+00
7.64E+00
7.44E+00
7.44E+00
7.64E+00
7.64E+00
7.44E+00
7.44E+00
7.44E+00
7.64E+00
7.44E+00
7.44E+00
7.44E+00
7.44E+00
7.44E+00
7.64E+00
7.64E+00
7.44E+00
7.44E+00
7.24E+00
7.64E+00
7.44E+00
7.44E+00
7.64E+00
7.44E+00
7.64E+00
7.44E+00
7.44E+00
7.64E+00
7.44E+00
7.44E+00
7.44E+00
7.44E+00
7.44E+00
7.44E+00
7.44E+00
7.64E+00
7.44E+00
7.64E+00
7.44E+00
7.44E+00
7.44E+00
7.44E+00
7.44E+00
7.64E+00
7.64E+00
7.44E+00
7.44E+00
7.44E+00
7.64E+00
7.44E+00
7.44E+00
7.44E+00
7.44E+00
7.44E+00
7.44E+00
7.64E+00
7.44E+00
7.44E+00
7.44E+00
7.64E+00
7.44E+00
7.64E+00
7.44E+00
7.44E+00
7.64E+00
7.64E+00
7.44E+00
7.44E+00
7.64E+00
7.44E+00
7.64E+00
7.64E+00
7.64E+00
7.64E+00
7.44E+00
7.44E+00
7.64E+00
7.44E+00
7.44E+00
7.44E+00
7.44E+00
7.64E+00
7.64E+00
7.64E+00
7.64E+00
7.64E+00
7.44E+00
7.64E+00
7.44E+00
7.24E+00
7.44E+00
7.64E+00
7.64E+00
7.64E+00
7.44E+00
7.64E+00
7.44E+00
7.44E+00
7.64E+00
7.44E+00
7.44E+00
7.44E+00
7.64E+00
7.64E+00
7.64E+00
7.44E+00
7.64E+00
7.64E+00
7.44E+00
7.64E+00
7.44E+00
7.44E+00
7.44E+00
7.64E+00
7.64E+00
7.44E+00
7.64E+00
7.44E+00
7.44E+00
7.44E+00
7.64E+00
7.24E+00
7.44E+00
7.64E+00
7.64E+00
7.64E+00
7.44E+00
7.64E+00
7.44E+00
7.44E+00
7.44E+00
7.64E+00
7.64E+00
7.64E+00
7.44E+00
7.64E+00
7.24E+00
7.44E+00
7.64E+00
7.44E+00
7.44E+00
7.64E+00
7.64E+00
7.44E+00
7.44E+00
7.44E+00
7.44E+00
7.44E+00
7.44E+00
7.44E+00
7.64E+00
7.64E+00
7.64E+00
7.64E+00
7.64E+00
7.64E+00
7.64E+00
7.44E+00
7.64E+00
7.44E+00
7.44E+00
7.64E+00
7.44E+00
7.44E+00
7.64E+00
7.44E+00
7.44E+00
7.64E+00
7.44E+00
7.44E+00
7.44E+00
7.44E+00
7.44E+00
7.44E+00
7.64E+00
7.64E+00
7.44E+00
7.44E+00
7.44E+00
7.64E+00
7.44E+00
7.44E+00
7.44E+00
7.44E+00
7.44E+00
7.44E+00
7.44E+00
7.44E+00
7.44E+00
7.44E+00
7.64E+00
7.64E+00
7.64E+00
7.64E+00
7.64E+00
7.44E+00
7.84E+00
7.44E+00
7.64E+00
7.44E+00
7.64E+00
7.64E+00
7.64E+00
7.44E+00
7.44E+00
7.64E+00
7.44E+00
7.64E+00
7.44E+00
7.64E+00
7.64E+00
7.64E+00
7.64E+00
7.44E+00
7.44E+00
7.44E+00
7.64E+00
7.64E+00
7.44E+00
7.44E+00
7.64E+00
7.44E+00
7.64E+00
7.44E+00
7.44E+00
7.64E+00
7.44E+00
7.64E+00
7.44E+00
7.64E+00
7.24E+00
7.44E+00
7.64E+00
7.44E+00
7.64E+00
7.64E+00
7.44E+00
7.44E+00
7.44E+00
7.64E+00
7.64E+00
7.64E+00
7.44E+00
7.44E+00
7.44E+00
7.64E+00
7.64E+00
7.44E+00
7.64E+00
7.44E+00
7.44E+00
7.44E+00
7.64E+00
7.64E+00
7.44E+00
7.44E+00
7.44E+00
7.24E+00
7.64E+00
7.44E+00
7.64E+00
7.64E+00
7.44E+00
7.64E+00
7.44E+00
7.44E+00
7.64E+00
7.64E+00
7.64E+00
7.44E+00
7.44E+00
7.44E+00
7.44E+00
7.64E+00
7.44E+00
7.44E+00
7.44E+00
7.44E+00
7.44E+00
7.64E+00
7.64E+00
7.64E+00
7.44E+00
7.44E+00
7.44E+00
7.44E+00
7.44E+00
7.44E+00
7.44E+00
7.44E+00
7.44E+00
7.44E+00
7.64E+00
7.44E+00
7.64E+00
7.44E+00
7.64E+00
7.44E+00
7.64E+00
7.44E+00
7.44E+00
7.44E+00
7.64E+00
7.44E+00
7.44E+00
7.44E+00
7.44E+00
7.64E+00
7.44E+00
7.64E+00
7.44E+00
7.44E+00
7.64E+00
7.64E+00
7.64E+00
7.64E+00
7.64E+00
7.44E+00
7.44E+00
7.64E+00
7.64E+00
7.64E+00
7.64E+00
7.64E+00
7.44E+00
7.44E+00
7.44E+00
7.44E+00
7.44E+00
7.64E+00
7.44E+00
7.64E+00
7.44E+00
7.44E+00
7.64E+00
7.64E+00
7.44E+00
7.44E+00
7.44E+00
7.44E+00
7.44E+00
7.64E+00
7.64E+00
7.44E+00
7.44E+00
7.64E+00
7.44E+00
7.64E+00
7.44E+00
7.64E+00
7.44E+00
7.44E+00
7.44E+00
7.64E+00
7.44E+00
7.84E+00
7.44E+00
7.44E+00
7.64E+00
7.44E+00
7.64E+00
7.84E+00
7.44E+00
7.64E+00
7.64E+00
7.44E+00
7.64E+00
7.44E+00
7.44E+00
7.44E+00
7.44E+00
7.44E+00
7.44E+00
7.44E+00
7.44E+00
7.64E+00
7.44E+00
7.44E+00
7.64E+00
7.64E+00
7.44E+00
7.64E+00
7.44E+00
7.24E+00
7.44E+00
7.64E+00
7.44E+00
7.44E+00
7.44E+00
7.64E+00
7.64E+00
7.44E+00
7.64E+00
7.44E+00
7.44E+00
7.44E+00
7.64E+00
7.64E+00
7.44E+00
7.64E+00
7.44E+00
7.44E+00
7.64E+00
7.44E+00
7.44E+00
7.24E+00
7.44E+00
7.44E+00
7.64E+00
7.64E+00
7.44E+00
7.44E+00
7.44E+00
7.44E+00
7.44E+00
7.64E+00
7.64E+00
7.24E+00
7.44E+00
7.64E+00
7.44E+00
7.64E+00
7.64E+00
7.64E+00
7.64E+00
7.44E+00
7.44E+00
7.44E+00
7.44E+00
7.64E+00
7.64E+00
7.44E+00
7.64E+00
7.44E+00
7.44E+00
7.64E+00
7.64E+00
7.44E+00
7.64E+00
7.64E+00
7.64E+00
7.44E+00
7.44E+00
7.44E+00
7.44E+00
7.64E+00
7.44E+00
7.44E+00
7.44E+00
7.44E+00
7.64E+00
7.44E+00
7.64E+00
7.64E+00
7.44E+00
7.64E+00
7.44E+00
7.44E+00
7.44E+00
7.64E+00
7.44E+00
7.44E+00
7.44E+00
7.44E+00
7.64E+00
7.44E+00
7.44E+00
7.44E+00
7.24E+00
7.64E+00
7.44E+00
7.64E+00
7.64E+00
7.44E+00
7.44E+00
7.64E+00
7.44E+00
7.64E+00
7.44E+00
7.44E+00
7.64E+00
7.64E+00
7.44E+00
7.44E+00
7.44E+00
7.44E+00
7.44E+00
7.64E+00
7.44E+00
7.64E+00
7.44E+00
7.64E+00
7.64E+00
7.44E+00
7.44E+00
7.64E+00
7.64E+00
7.44E+00
7.64E+00
7.64E+00
7.64E+00
7.64E+00
7.44E+00
7.44E+00
7.44E+00
7.44E+00
7.44E+00
7.64E+00
7.44E+00
7.64E+00
7.44E+00
7.44E+00
7.44E+00
7.64E+00
7.44E+00
7.44E+00
7.44E+00
7.44E+00
7.44E+00
7.44E+00
7.64E+00
7.44E+00
7.64E+00
7.44E+00
7.44E+00
7.44E+00
7.44E+00
7.44E+00
7.64E+00
7.44E+00
7.44E+00
7.44E+00
7.44E+00
7.44E+00
7.44E+00
7.44E+00
7.44E+00
7.64E+00
7.64E+00
7.44E+00
7.64E+00
7.44E+00
7.44E+00
7.44E+00
7.44E+00
7.64E+00
7.44E+00
7.44E+00
7.44E+00
7.44E+00
7.44E+00
7.44E+00
7.64E+00
7.44E+00
7.44E+00
7.44E+00
7.64E+00
7.64E+00
7.44E+00
7.44E+00
7.44E+00
7.44E+00
7.44E+00
7.44E+00
7.44E+00
7.44E+00
7.44E+00
7.44E+00
7.64E+00
7.44E+00
7.44E+00
7.64E+00
7.64E+00
7.44E+00
7.44E+00
7.44E+00
7.44E+00
7.64E+00
7.44E+00
7.44E+00
7.64E+00
7.44E+00
7.44E+00
7.44E+00
7.44E+00
7.44E+00
7.44E+00
7.24E+00
7.44E+00
7.44E+00
7.44E+00
7.44E+00
7.64E+00
7.64E+00
7.44E+00
7.44E+00
7.44E+00
7.64E+00
7.64E+00
7.64E+00
7.44E+00
7.24E+00
7.44E+00
7.64E+00
7.44E+00
7.64E+00
7.44E+00
7.44E+00
7.44E+00
7.44E+00
7.64E+00
7.44E+00
7.64E+00
7.44E+00
7.64E+00
7.44E+00
7.64E+00
7.44E+00
7.44E+00
7.44E+00
7.44E+00
7.44E+00
7.64E+00
7.64E+00
7.64E+00
7.24E+00
7.64E+00
7.44E+00
7.44E+00
7.44E+00
7.44E+00
7.44E+00
7.44E+00
7.44E+00
7.44E+00
7.44E+00
7.64E+00
7.64E+00
7.44E+00
7.44E+00
7.24E+00
7.44E+00
7.64E+00
7.64E+00
7.44E+00
7.64E+00
7.44E+00
7.64E+00
7.44E+00
7.44E+00
7.64E+00
7.24E+00
7.44E+00
7.64E+00
7.44E+00
7.64E+00
7.84E+00
7.44E+00
7.44E+00
7.24E+00
7.44E+00
7.44E+00
7.44E+00
7.44E+00
7.44E+00
7.64E+00
7.24E+00
7.64E+00
7.64E+00
7.44E+00
7.44E+00
7.44E+00
7.44E+00
7.44E+00
7.44E+00
7.44E+00
7.64E+00
7.64E+00
7.44E+00
7.44E+00
7.44E+00
7.64E+00
7.44E+00
7.64E+00
7.44E+00
7.64E+00
7.64E+00
7.44E+00
7.44E+00
7.64E+00
7.44E+00
7.64E+00
7.64E+00
7.44E+00
7.44E+00
7.64E+00
7.44E+00
7.64E+00
7.44E+00
7.64E+00
7.44E+00
7.64E+00
7.64E+00
7.44E+00
7.44E+00
7.44E+00
7.44E+00
7.44E+00
7.44E+00
7.44E+00
7.24E+00
7.44E+00
7.44E+00
7.64E+00
7.44E+00
7.64E+00
7.44E+00
7.44E+00
7.64E+00
7.64E+00
7.64E+00
7.64E+00
7.64E+00
7.44E+00
7.64E+00
7.44E+00
7.44E+00
7.44E+00
7.44E+00
7.64E+00
7.44E+00
7.44E+00
7.44E+00
7.64E+00
7.44E+00
7.44E+00
7.44E+00
7.44E+00
7.64E+00
7.44E+00
7.44E+00
7.44E+00
7.64E+00
7.64E+00
7.44E+00
7.44E+00
7.64E+00
7.44E+00
7.44E+00
7.64E+00
7.44E+00
7.44E+00
7.44E+00
7.44E+00
7.44E+00
7.64E+00
7.64E+00
7.64E+00
7.44E+00
7.44E+00
7.64E+00
7.64E+00
7.64E+00
7.44E+00
7.44E+00
7.44E+00
7.44E+00
7.44E+00
7.44E+00
7.64E+00
7.44E+00
7.44E+00
7.44E+00
7.44E+00
7.24E+00
7.44E+00
7.44E+00
7.64E+00
7.44E+00
7.64E+00
7.44E+00
7.44E+00
7.44E+00
7.44E+00
7.64E+00
7.44E+00
7.44E+00
7.44E+00
7.64E+00
7.44E+00
7.44E+00
7.44E+00
7.64E+00
7.44E+00
7.64E+00
7.44E+00
7.64E+00
7.64E+00
7.44E+00
7.44E+00
7.44E+00
7.44E+00
7.44E+00
7.64E+00
7.64E+00
7.44E+00
7.44E+00
7.44E+00
7.44E+00
7.44E+00
7.64E+00
7.44E+00
7.44E+00
7.64E+00
7.64E+00
7.64E+00
7.44E+00
7.44E+00
7.44E+00
7.44E+00
7.44E+00
7.44E+00
7.64E+00
7.44E+00
7.64E+00
7.44E+00
7.64E+00
7.44E+00
7.64E+00
7.64E+00
7.64E+00
7.64E+00
7.44E+00
7.44E+00
7.64E+00
7.44E+00
7.44E+00
7.44E+00
7.44E+00
7.44E+00
7.64E+00
7.44E+00
7.44E+00
7.64E+00
7.44E+00
7.64E+00
7.44E+00
7.64E+00
7.64E+00
7.44E+00
7.44E+00
7.64E+00
7.44E+00
7.44E+00
7.64E+00
7.64E+00
7.64E+00
7.64E+00
7.64E+00
7.44E+00
7.44E+00
7.44E+00
7.64E+00
7.64E+00
7.64E+00
7.44E+00
7.44E+00
7.44E+00
7.44E+00
7.44E+00
7.64E+00
7.64E+00
7.44E+00
7.64E+00
7.44E+00
7.44E+00
7.64E+00
7.64E+00
7.44E+00
7.44E+00
7.44E+00
7.44E+00
7.44E+00
7.44E+00
7.44E+00
7.44E+00
7.44E+00
7.44E+00
7.44E+00
7.44E+00
7.44E+00
7.64E+00
7.44E+00
7.44E+00
7.44E+00
7.64E+00
7.44E+00
7.44E+00
7.44E+00
7.64E+00
7.64E+00
7.44E+00
7.64E+00
7.64E+00
7.64E+00
7.44E+00
7.64E+00
7.64E+00
7.44E+00
7.44E+00
7.64E+00
7.44E+00
7.44E+00
7.64E+00
7.44E+00
7.44E+00
7.64E+00
7.64E+00
7.44E+00
7.44E+00
7.64E+00
7.44E+00
7.44E+00
7.44E+00
7.64E+00
7.44E+00
7.44E+00
7.44E+00
7.64E+00
7.44E+00
7.44E+00
7.44E+00
7.44E+00
7.44E+00
7.64E+00
7.44E+00
7.44E+00
7.44E+00
7.64E+00
7.44E+00
7.44E+00
7.44E+00
7.44E+00
7.44E+00
7.64E+00
7.44E+00
7.44E+00
7.44E+00
7.44E+00
7.64E+00
7.44E+00
7.64E+00
7.64E+00
7.44E+00
7.64E+00
7.64E+00
7.44E+00
7.44E+00
7.44E+00
7.44E+00
7.44E+00
7.44E+00
7.44E+00
7.24E+00
7.44E+00
7.44E+00
7.44E+00
7.44E+00
7.44E+00
7.44E+00
7.44E+00
7.44E+00
7.64E+00
7.44E+00
7.44E+00
7.64E+00
7.44E+00
7.44E+00
7.44E+00
7.44E+00
7.44E+00
7.64E+00
7.64E+00
7.64E+00
7.44E+00
7.44E+00
7.44E+00
7.64E+00
7.44E+00
7.64E+00
7.64E+00
7.44E+00
7.44E+00
7.44E+00
7.44E+00
7.64E+00
7.44E+00
7.44E+00
7.64E+00
7.44E+00
7.64E+00
7.44E+00
7.64E+00
7.44E+00
7.64E+00
7.44E+00
7.44E+00
7.44E+00
7.64E+00
7.44E+00
7.44E+00
7.44E+00
7.44E+00
7.44E+00
7.64E+00
7.64E+00
7.64E+00
7.44E+00
7.44E+00
7.64E+00
7.44E+00
7.64E+00
7.44E+00
7.64E+00
7.44E+00
7.64E+00
7.44E+00
7.64E+00
7.64E+00
7.44E+00
7.64E+00
7.64E+00
7.44E+00
7.44E+00
7.44E+00
7.64E+00
7.64E+00
7.64E+00
7.64E+00
7.64E+00
7.44E+00
7.44E+00
7.44E+00
7.84E+00
7.64E+00
7.64E+00
7.64E+00
7.64E+00
7.64E+00
7.44E+00
7.44E+00
7.64E+00
7.64E+00
7.64E+00
7.44E+00
7.44E+00
7.44E+00
7.64E+00
7.44E+00
7.64E+00
7.44E+00
7.44E+00
7.44E+00
7.44E+00
7.44E+00
7.64E+00
7.44E+00
7.44E+00
7.64E+00
7.64E+00
7.44E+00
7.44E+00
7.64E+00
7.44E+00
7.64E+00
7.24E+00
7.64E+00
7.44E+00
7.64E+00
7.64E+00
7.44E+00
7.64E+00
7.44E+00
7.44E+00
7.64E+00
7.44E+00
7.44E+00
7.64E+00
7.44E+00
7.44E+00
7.44E+00
7.64E+00
7.44E+00
7.44E+00
7.64E+00
7.64E+00
7.44E+00
7.64E+00
7.64E+00
7.44E+00
7.64E+00
7.44E+00
7.44E+00
7.44E+00
7.44E+00
7.44E+00
7.44E+00
7.44E+00
7.44E+00
7.64E+00
7.64E+00
7.44E+00
7.44E+00
7.44E+00
7.64E+00
7.44E+00
7.44E+00
7.44E+00
7.44E+00
7.44E+00
7.64E+00
7.64E+00
7.44E+00
7.64E+00
7.64E+00
7.64E+00
7.44E+00
7.24E+00
7.44E+00
7.44E+00
7.44E+00
7.64E+00
7.44E+00
7.44E+00
7.44E+00
7.44E+00
7.64E+00
7.64E+00
7.44E+00
7.44E+00
7.64E+00
7.64E+00
7.44E+00
7.44E+00
7.44E+00
7.44E+00
7.44E+00
7.44E+00
7.44E+00
7.44E+00
7.64E+00
7.64E+00
7.44E+00
7.64E+00
7.44E+00
7.44E+00
7.44E+00
7.64E+00
7.44E+00
7.44E+00
7.44E+00
7.44E+00
7.64E+00
7.44E+00
7.44E+00
7.24E+00
7.64E+00
7.44E+00
7.64E+00
7.44E+00
7.64E+00
7.64E+00
7.64E+00
7.64E+00
7.44E+00
7.64E+00
7.44E+00
7.64E+00
7.64E+00
7.64E+00
7.64E+00
7.44E+00
7.64E+00
7.44E+00
7.64E+00
7.64E+00
7.44E+00
7.64E+00
7.44E+00
7.64E+00
7.44E+00
7.64E+00
7.44E+00
7.44E+00
7.44E+00
7.64E+00
7.44E+00
7.44E+00
7.64E+00
7.64E+00
7.64E+00
7.44E+00
7.44E+00
7.44E+00
7.44E+00
7.44E+00
7.64E+00
7.64E+00
7.64E+00
7.44E+00
7.44E+00
7.44E+00
7.44E+00
7.64E+00
7.64E+00
7.44E+00
7.44E+00
7.64E+00
7.44E+00
7.44E+00
7.44E+00
7.44E+00
7.44E+00
7.64E+00
7.44E+00
7.44E+00
7.64E+00
7.44E+00
7.44E+00
7.64E+00
7.64E+00
7.44E+00
7.44E+00
7.44E+00
7.44E+00
7.44E+00
7.44E+00
7.44E+00
7.64E+00
7.44E+00
7.24E+00
7.64E+00
7.44E+00
7.44E+00
7.64E+00
7.44E+00
7.44E+00
7.44E+00
7.44E+00
7.64E+00
7.44E+00
7.44E+00
7.44E+00
7.44E+00
7.44E+00
7.64E+00
7.44E+00
7.64E+00
7.64E+00
7.44E+00
7.44E+00
7.44E+00
7.44E+00
7.44E+00
7.64E+00
7.44E+00
7.64E+00
7.44E+00
7.44E+00
7.44E+00
7.64E+00
7.44E+00
7.44E+00
7.64E+00
7.64E+00
7.44E+00
7.64E+00
7.64E+00
7.64E+00
7.64E+00
7.44E+00
7.64E+00
7.64E+00
7.44E+00
7.44E+00
7.44E+00
7.44E+00
7.64E+00
7.44E+00
7.44E+00
7.44E+00
7.64E+00
7.44E+00
7.44E+00
7.44E+00
7.44E+00
7.44E+00
7.44E+00
7.44E+00
7.44E+00
7.64E+00
7.44E+00
7.44E+00
7.44E+00
7.64E+00
7.44E+00
7.44E+00
7.64E+00
7.64E+00
7.64E+00
7.44E+00
7.64E+00
7.64E+00
7.44E+00
7.44E+00
7.64E+00
7.44E+00
7.64E+00
7.44E+00
7.44E+00
7.64E+00
7.44E+00
7.44E+00
7.64E+00
7.44E+00
7.44E+00
7.44E+00
7.44E+00
7.64E+00
7.44E+00
7.44E+00
7.64E+00
7.64E+00
7.44E+00
7.64E+00
7.64E+00
7.84E+00
7.44E+00
7.44E+00
7.44E+00
7.64E+00
7.44E+00
7.44E+00
7.64E+00
7.44E+00
7.64E+00
7.44E+00
7.64E+00
7.44E+00
7.44E+00
7.64E+00
7.44E+00
7.44E+00
7.44E+00
7.64E+00
7.64E+00
7.44E+00
7.44E+00
7.44E+00
7.64E+00
7.64E+00
7.44E+00
7.44E+00
7.44E+00
7.64E+00
7.44E+00
7.44E+00
7.24E+00
7.64E+00
7.44E+00
7.44E+00
7.44E+00
7.44E+00
7.44E+00
7.64E+00
7.44E+00
7.64E+00
7.44E+00
7.44E+00
7.64E+00
7.44E+00
7.44E+00
7.44E+00
7.44E+00
7.44E+00
7.44E+00
7.44E+00
7.44E+00
7.64E+00
7.64E+00
7.44E+00
7.64E+00
7.64E+00
7.44E+00
7.64E+00
7.44E+00
7.64E+00
7.44E+00
7.64E+00
7.64E+00
7.44E+00
7.64E+00
7.64E+00
7.44E+00
7.64E+00
7.64E+00
7.44E+00
7.64E+00
7.64E+00
7.44E+00
7.44E+00
7.44E+00
7.64E+00
7.64E+00
7.44E+00
7.64E+00
7.44E+00
7.44E+00
7.44E+00
7.44E+00
7.44E+00
7.64E+00
7.44E+00
7.64E+00
7.64E+00
7.44E+00
7.64E+00
7.64E+00
7.44E+00
7.64E+00
7.44E+00
7.44E+00
7.64E+00
7.44E+00
7.44E+00
7.64E+00
7.44E+00
7.64E+00
7.64E+00
7.44E+00
7.44E+00
7.44E+00
7.44E+00
7.44E+00
7.64E+00
7.44E+00
7.64E+00
7.64E+00
7.64E+00
7.44E+00
7.44E+00
7.44E+00
7.44E+00];
%y=[];

%scatter(x,y,'filled')
%hold on
%scatter(x,y,'filled')
plot(t,x)
%hold on
%plot(t,y)
grid on
xlabel('Voltaje (V)') 
ylabel('Corriente (A)')

%xticks([0 0.45 0.5 0.55 0.6 0.65 0.7 0.75 0.8 1])
%xticklabels({'0','0.45','0.5','0.55','0.6','0.65','0.7','0.75','0.8','1'})
%yticks([0  0.0015 0.006 0.019 0.038 0.06])
